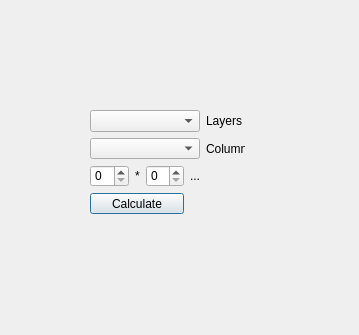
<?xml version="1.0" encoding="UTF-8"?>
<ui version="4.0">
 <class>AttributeFinderDialogBase</class>
 <widget class="QDialog" name="AttributeFinderDialogBase">
  <property name="geometry">
   <rect>
    <x>0</x>
    <y>0</y>
    <width>359</width>
    <height>335</height>
   </rect>
  </property>
  <property name="windowTitle">
   <string>AttributeFinder</string>
  </property>
  <widget class="QWidget" name="">
   <property name="geometry">
    <rect>
     <x>90</x>
     <y>110</y>
     <width>155</width>
     <height>104</height>
    </rect>
   </property>
   <layout class="QGridLayout" name="gridLayout">
    <item row="0" column="0" colspan="4">
     <widget class="QgsMapLayerComboBox" name="mMapLayerComboBox"/>
    </item>
    <item row="0" column="4">
     <widget class="QLabel" name="label_2">
      <property name="text">
       <string>Layers</string>
      </property>
     </widget>
    </item>
    <item row="1" column="0" colspan="4">
     <widget class="QgsMapLayerComboBox" name="mMapLayerComboBox_2"/>
    </item>
    <item row="1" column="4">
     <widget class="QLabel" name="label_3">
      <property name="text">
       <string>Column</string>
      </property>
     </widget>
    </item>
    <item row="2" column="0">
     <widget class="QSpinBox" name="spValueA"/>
    </item>
    <item row="2" column="1">
     <widget class="QLabel" name="label">
      <property name="text">
       <string>*</string>
      </property>
     </widget>
    </item>
    <item row="2" column="2">
     <widget class="QSpinBox" name="spValueB"/>
    </item>
    <item row="2" column="3">
     <widget class="QLabel" name="lblCalculate">
      <property name="text">
       <string>...</string>
      </property>
     </widget>
    </item>
    <item row="3" column="0" colspan="3">
     <widget class="QPushButton" name="pbCalculateButton">
      <property name="text">
       <string>Calculate</string>
      </property>
     </widget>
    </item>
   </layout>
  </widget>
 </widget>
 <customwidgets>
  <customwidget>
   <class>QgsMapLayerComboBox</class>
   <extends>QComboBox</extends>
   <header>qgsmaplayercombobox.h</header>
  </customwidget>
 </customwidgets>
 <resources/>
 <connections/>
</ui>
